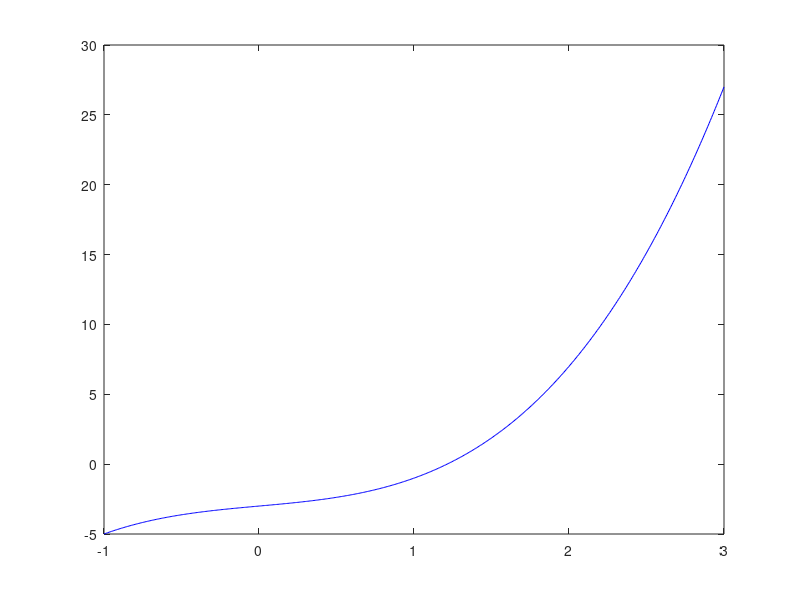

This chart was generated by the following MATLAB code: (Note: this script raises an error after producing the figure.)
fprintf('\n--- 17.2: Bisection Method ---\n');
cubicFunc = @(x) x.^3 + x - 3;
lowerBound = 0; upperBound = 2;   % initial interval where f(a)*f(b) < 0
tolerance = 0.05;
iterCount = 0;

while (upperBound - lowerBound)/2 > tolerance
    midPoint = (lowerBound + upperBound)/2;
    if cubicFunc(lowerBound)*cubicFunc(midPoint) < 0
        upperBound = midPoint;
    else
        lowerBound = midPoint;
    end
    iterCount = iterCount + 1;
end
rootEstimate = (lowerBound+upperBound)/2;
fprintf('Root = %.6f found in %d bisections\n', rootEstimate, iterCount);

plotGrid = linspace(-1, 3, 500);
figure; plot(plotGrid, cubicFunc(plotGrid), 'b'); hold on;
yline(0, 'k--');
plot(rootEstimate, cubicFunc(rootEstimate), 'ro', 'MarkerFaceColor', 'r');
xlabel('x'); ylabel('f(x)'); title('Bisection Method Root'); grid on;
